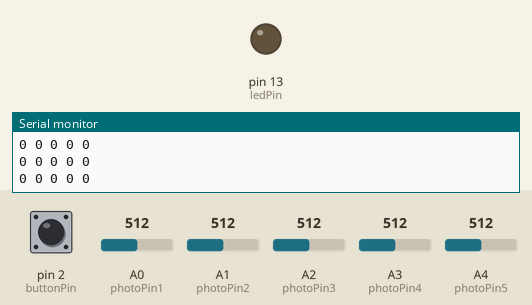
This sketch was run on a simulated Arduino Uno, built with avr-gcc and run on an emulated ATmega328P. On the bench: output pins drawn as LEDs (lit = HIGH), the last lines printed to the serial monitor. The inputs (shaded band) are chosen by the test bench; at power-on: pin 2 (buttonPin) LOW, A0 (photoPin1) = 512, A1 (photoPin2) = 512, A2 (photoPin3) = 512, A3 (photoPin4) = 512, A4 (photoPin5) = 512.

Above: at 1.2 s.
1.3 s: pin 2 (buttonPin) pulled HIGH for 0.15 s
At 1.4 s:
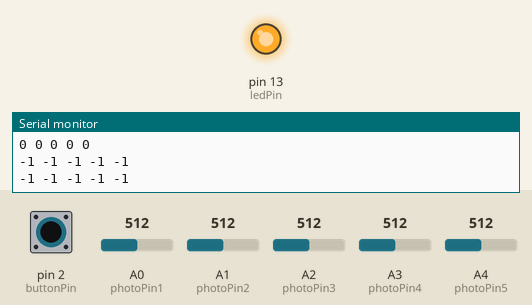
2.9 s: pin 2 (buttonPin) pulled HIGH for 3.2 s
At 7.0 s:
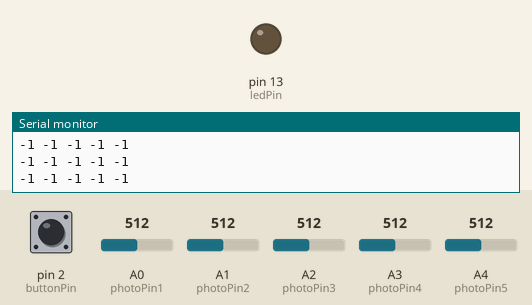
Timing chart, 0 to 8.5 s (numbered marks = the images above; inputs shaded):
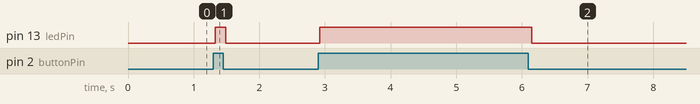

The sketch:

photoresistor-organ.ino
```cpp
/* photoresistors organ
output formatted for Max/MSP patch
This is the program for MTML 2024, updated May 2025 by Paul V. Miller

Use "calibration" code to calibrate the 5 analog inputs while button is depressed.
while button is depressed, you enter calibration mode
*/

int photoPin1 = A0;
int photoPin2 = A1;
int photoPin3 = A2;
int photoPin4 = A3;
int photoPin5 = A4;

const int buttonPin = 2;  // button connected to digital pin 2
const int ledPin = 13;    // this is the built-in LED

int buttonState = 0;

int photoPin1Min = 1023;
int photoPin1Max = 0;
int photoPin2Min = 1023;
int photoPin2Max = 0;
int photoPin3Min = 1023;
int photoPin3Max = 0;
int photoPin4Min = 1023;
int photoPin4Max = 0;
int photoPin5Min = 1023;
int photoPin5Max = 0;

void setup() {
  Serial.begin(9600);
  pinMode(buttonPin, INPUT);
  pinMode(ledPin, OUTPUT);

  // attachInterrupt(digitalPinToInterrupt (buttonPin), calibratePhotoresistors, RISING);

}

void loop() {

  int light1 = analogRead(photoPin1);
  int light2 = analogRead(photoPin2);
  int light3 = analogRead(photoPin3);
  int light4 = analogRead(photoPin4);
  int light5 = analogRead(photoPin5);

  buttonState = digitalRead(buttonPin);

  if (buttonState == HIGH) {
    digitalWrite(ledPin, HIGH); // turn LED on
    // calibrate!
    if (light1 > photoPin1Max) {
      photoPin1Max = light1;
    }
    if (light1 < photoPin1Min) {
      photoPin1Min = light1;
    }
    if (light2 > photoPin2Max) {
      photoPin2Max = light2;
    }
    if (light2 < photoPin2Min) {
      photoPin2Min = light2;
    }
    if (light3 > photoPin3Max) {
      photoPin3Max = light3;
    }
    if (light3 < photoPin3Min) {
      photoPin3Min = light3;
    }
    if (light4 > photoPin4Max) {
      photoPin4Max = light4;
    }
    if (light4 < photoPin4Min) {
      photoPin4Min = light4;
    }
    if (light5 > photoPin5Max) {
      photoPin5Max = light5;
    }
    if (light5 < photoPin5Min) {
      photoPin5Min = light5;
    }

  } else {
    digitalWrite(ledPin, LOW);  // turn LED off
  }

  light1 = constrain(light1, photoPin1Min, photoPin1Max);
  light1 = map(light1, photoPin1Min, photoPin1Max, 0, 255);

  light2 = constrain(light2, photoPin2Min, photoPin2Max);
  light2 = map(light2, photoPin2Min, photoPin2Max, 0, 255);

  light3 = constrain(light3, photoPin3Min, photoPin3Max);
  light3 = map(light3, photoPin3Min, photoPin3Max, 0, 255);

  light4 = constrain(light4, photoPin4Min, photoPin4Max);
  light4 = map(light4, photoPin4Min, photoPin4Max, 0, 255);

  light5 = constrain(light5, photoPin5Min, photoPin5Max);
  light5 = map(light5, photoPin5Min, photoPin5Max, 0, 255);

  Serial.print(light1);
  Serial.print(" ");
  Serial.print(light2);
  Serial.print(" ");
  Serial.print(light3);
  Serial.print(" ");
  Serial.print(light4);
  Serial.print(" ");
  Serial.print(light5);
  Serial.println();

  delay(50);
}
```

Measured:
- after the input at 1.3 s, pin 13 (ledPin): LOW → HIGH at once, → LOW 0.15 s later
- after the input at 2.9 s, pin 13 (ledPin): LOW → HIGH at once, → LOW 3.2 s later
